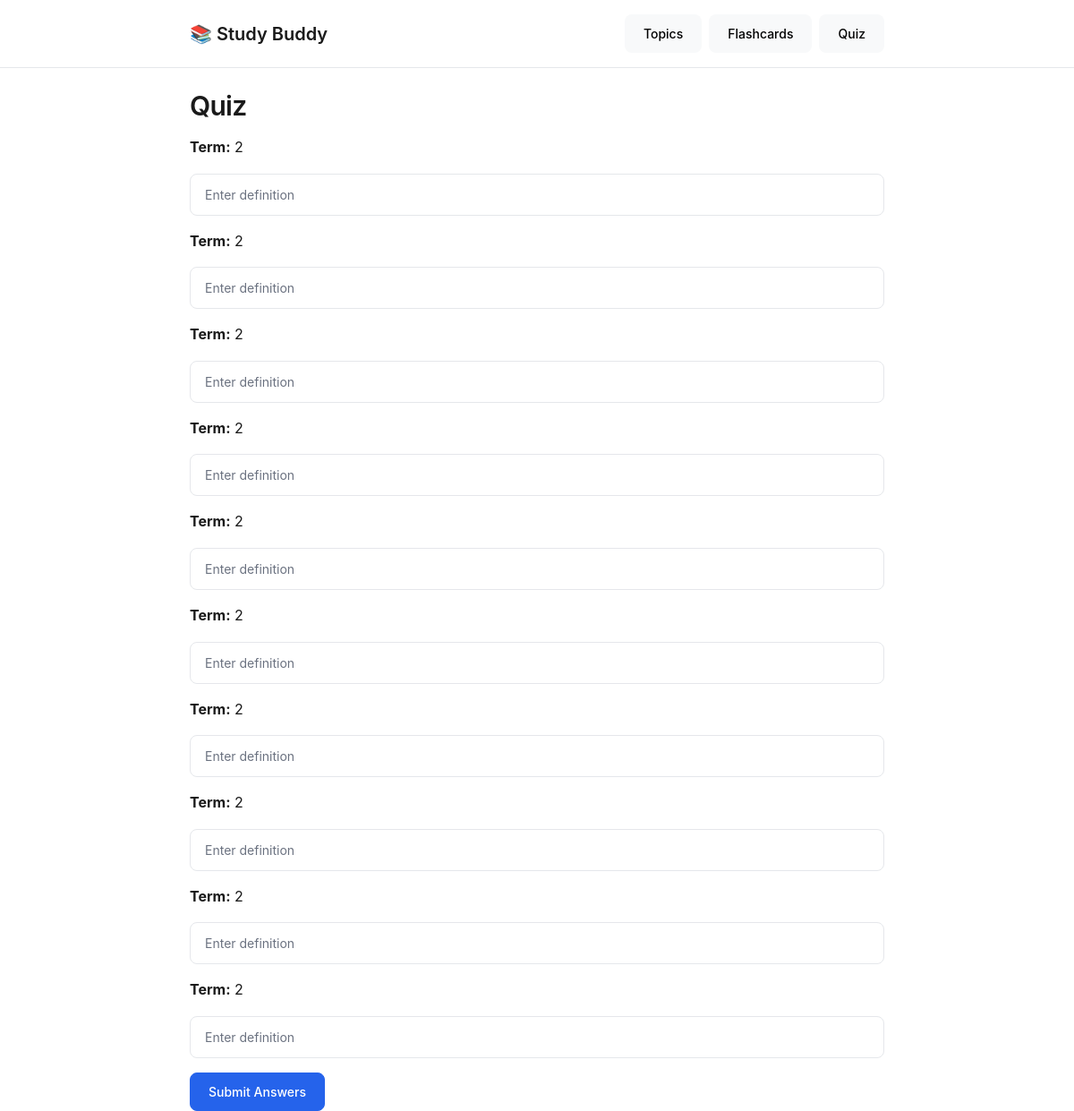
The app's page /topics/2/quiz with its own data.
### tables this page shows
CREATE TABLE flashcards (
            id INTEGER PRIMARY KEY AUTOINCREMENT,
            topic_id INTEGER NOT NULL,
            term TEXT NOT NULL,
            definition TEXT NOT NULL,
            created_at TIMESTAMP DEFAULT CURRENT_TIMESTAMP,
            FOREIGN KEY(topic_id) REFERENCES topics(id) ON DELETE CASCADE
        );

### app.py (the view, shortened to what this page needs)
@app.route('/topics/<int:topic_id>/quiz', methods=['GET', 'POST'])
def quiz_for_topic(topic_id):
    conn = sqlite3.connect(DB)
    c = conn.cursor()
    c.execute('SELECT id, name FROM topics WHERE id = ?', (topic_id,))
    t = c.fetchone()
    if not t:
        conn.close()
        return 'Topic not found', 404
    c.execute('SELECT id, topic_id, term, definition FROM flashcards WHERE topic_id = ? ORDER BY RANDOM() LIMIT 10', (topic_id,))
    cards = c.fetchall()
    conn.close()
    if not cards:
        return redirect(url_for('flashcards_for_topic', topic_id=topic_id))
    return render_template('quiz.html', submitted=False, cards=cards, topic=t)

### app.py (called while the page is built)
    def __call__(self, environ, start_response):
        script_name = self.subdirectory
        path_info = environ['PATH_INFO']
        if path_info.startswith(script_name):
            environ['PATH_INFO'] = path_info[len(script_name):]
            environ['SCRIPT_NAME'] = script_name
            return self.app(environ, start_response)
        else:
            environ['SCRIPT_NAME'] = script_name
            return self.app(environ, start_response)

### templates/quiz.html
{% extends 'base.html' %}
{% block content %}
<h2>Quiz</h2>
{% if not submitted %}
<form method="POST">
  {% for card in cards %}
  <div class="mb-3">
    <p><strong>Term:</strong> {{ card[1] }}</p>
    <input type="text" name="{{ card[0] }}" class="form-control" placeholder="Enter definition" required />
  </div>
  {% endfor %}
  <button class="btn btn-primary" type="submit">Submit Answers</button>
</form>
{% else %}
<p>You scored {{ score }} out of {{ cards|length }}!</p>
<a href="{{ url_for('quiz') }}" class="btn btn-secondary">Try Again</a>
{% endif %}
{% endblock %}

### static/style.css (style rules this page uses)
:root { --bg-primary: #ffffff; --bg-secondary: #fafafa; --text-primary: #1a1a1a; --text-secondary: #6b7280; --border-color: #e5e7eb; --accent-color: #2563eb; --accent-hover: #1d4ed8; --success-color: #059669; --error-color: #dc2626; --radius-sm: 6px; --radius-md: 8px; --radius-lg: 12px; --shadow-sm: 0 1px 2px 0 rgba(0, 0, 0, 0.05); --shadow-md: 0 4px 6px -1px rgba(0, 0, 0, 0.1); --font-mono: 'SF Mono', 'Monaco', 'Cascadia Code', 'Roboto Mono', monospace; }
body.light-mode { background-color: var(--bg-primary); color: var(--text-primary); font-family: -apple-system, BlinkMacSystemFont, 'Segoe UI', Roboto, sans-serif; line-height: 1.6; }
h1, h2, h3, h4, h5, h6 { font-weight: 600; letter-spacing: -0.025em; margin-bottom: 1rem; }
h2 { font-size: 1.875rem; color: var(--text-primary); }
.form-control { border: 1px solid var(--border-color); border-radius: var(--radius-md); background-color: var(--bg-primary); color: var(--text-primary); padding: 12px 16px; font-size: 14px; transition: all 0.2s ease; box-shadow: none; }
.form-control::placeholder { color: var(--text-secondary); }
.btn { border-radius: var(--radius-md); font-weight: 500; font-size: 14px; padding: 10px 20px; border: 1px solid transparent; transition: all 0.2s ease; cursor: pointer; }
.btn-primary { background-color: var(--accent-color); color: white; border-color: var(--accent-color); }

### records on screen
flashcards: topic "2"
flashcards: topic "2"
flashcards: topic "2"
flashcards: topic "2"
flashcards: topic "2"
flashcards: topic "2"
flashcards: topic "2"
flashcards: topic "2"
flashcards: topic "2"
flashcards: topic "2"
